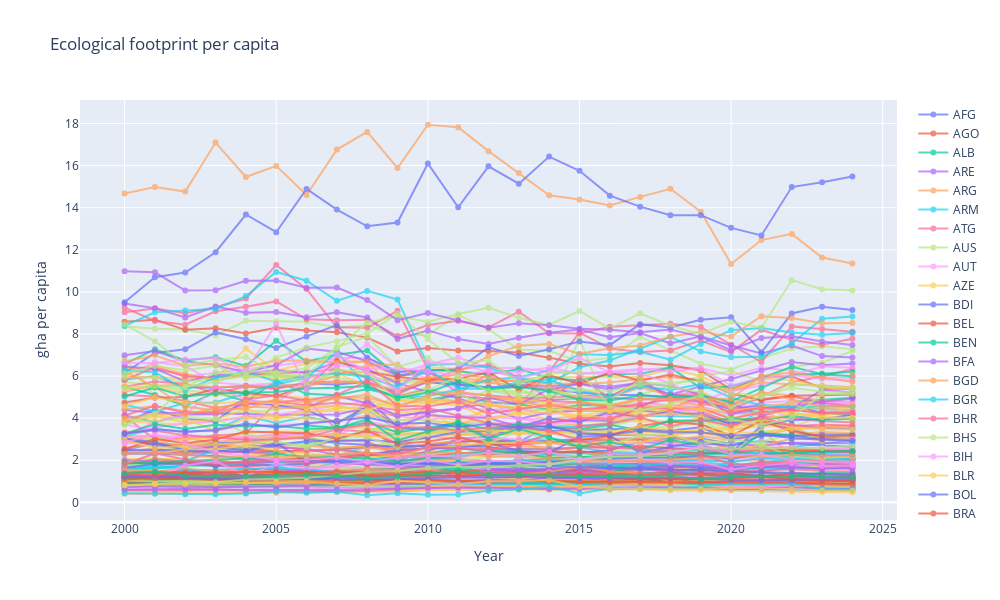

Notebook cell for this chart:
### Markdown cell above
Compared with the previous figure, the top 10% of earners show a wider range, but their overall distribution is broadly similar to that of per-capita carbon emissions.

### Code cell
fig3 = go.Figure()
for code, sub in fpi_eco.groupby('CountryCode'):
    fig3.add_trace(go.Scatter(
        x=sub['Year'], 
        y=sub['Value'],
        mode='lines+markers',
        name=code,
        opacity=0.7,
        hovertemplate=f'<b>{code}</b><br>' +
                     'Year: %{x}<br>' +
                     'Value: %{y:.2f}<extra></extra>'
    ))

fig3.update_layout(
    title='Ecological footprint per capita',
    xaxis_title='Year',
    yaxis_title='gha per capita',
    hovermode='closest',
    width=1000,
    height=600
)

fig3.show()
